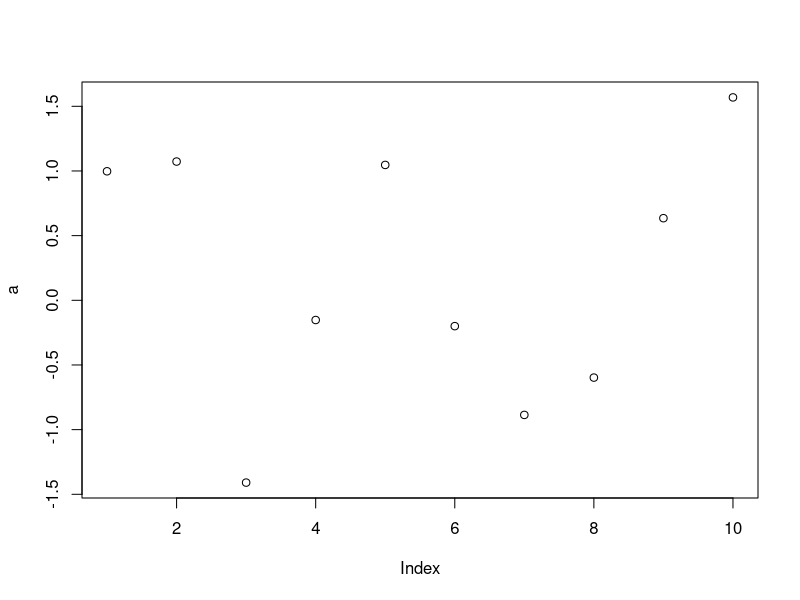
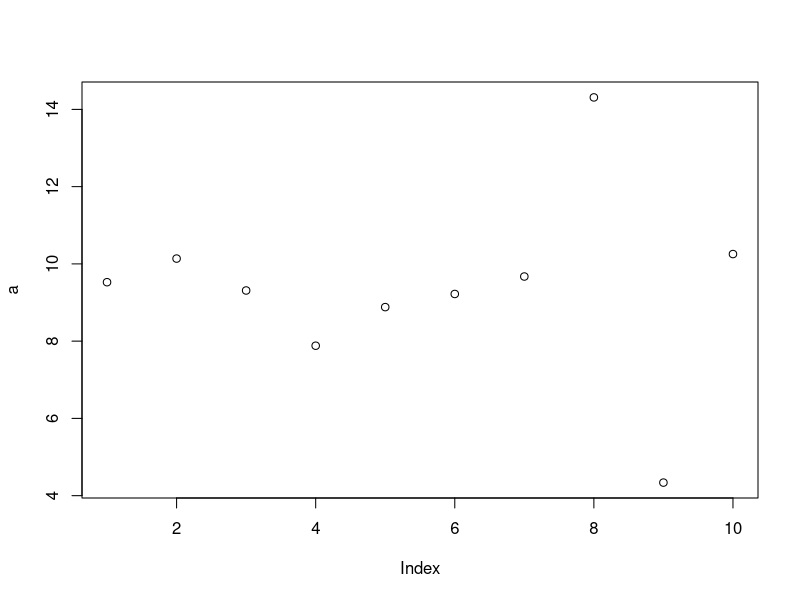

Write the R code that produced these figures, in order.
#Data Mining with R by Luis Torgo
#Prasant Sudhakaran####

#Chapter 1####

install.packages("RMySQL")
install.packages("DMwR")

installed.packages()
library()
#To check if there are newer versions of installed packages at CRAN
old.packages()
update.packages()
#To search the r-project site
#Format : RSiteSearch('Search term')
RSiteSearch('neural networks')

#R Objects

#Assigning values
x <- 945
x

#To list the current objects in memory
ls()
#Or alternatively:
objects()

#Vectors
#Vectors are used to store a set of elements of the same atomic data type
x <- 45.3 #Example of a single element vector
length(x) #To check the length of the vector

#Using the c() function to create vectors
v <- c(4,7, 23.5, 76.2, 90)
v
length(v)
mode(v) #Get or set the type or storage mode of an object.
#All elements of a vector must belong to the same mode, else R will coerce the type
#For example:
v <- c(4,7, 23.5, 76.2, 90, "rrt")
v
mode(v)

u <- c(4, 6, NA, 2) #All vectors may contain NA values
u

k <- c(T, F, NA, TRUE)
k

#Accessing a specific element of a vector
v[2] #Calling the second element of the vector v

#Changing the value of a particular vector
v[1] <- "hello"
v

#Creating an empty vector
x <- vector()
x
length(x)
#Add a value to a specific index, to alter the length of the vector
x[3] <- 45
x

#Assignment Operations are destructive (or can be destructive)
v <- c(45, 243, 78, 343, 445, 44, 56, 77)
v
v <- c(v[5], v[7])
v # v now consists of 2 elements

#Vectorisation
v <- c(4,7, 23.5, 76.2, 80)
x <- sqrt(v)
x
#Vector Arithmetic
v1 <- c(4, 6, 87)
v2 <- c(34, 32.4, 12)
v1 + v2

#If the vector isn't of sufficient length, R will use a recycling rule by repeating the
#shorter vector until it fills in the size of the larger vector
v1 <- c(4, 6, 8, 24)
v2 <- c(10, 2)
v1+v2

#If the lengths are not multiples, then a warning will be issued:
v1 <- c(4, 6, 8, 24)
v2 <- c(10, 2, 4)
v1+v2
#Single numbers are represented in R as vectors of length 1
v1 <- c(4,6,8,24)
2*v1 #The vector 2 is being multiplied with each element of v1

#Factors
#Easy and compact form of handling categorical (nominal) data

#Factors have levels that are the possible values they can take.
g <- c("f", "m", "m", "m", "f", "m", "f", "m", "f", "f")
g
#Transform vector g into a factor
g <- factor(g)
g

#Defining factor levels even when data consists of only one factor (at the moment)
other.g <- factor(c("m", "m", "m", "m", "m"))
other.g
other.g <- factor(c("m", "m", "m", "m", "m"), levels= c("f", "m"))
other.g #Now has two levels

#Counting the occurrence of each possible value, using the table function
table(g)
table(other.g)

#The table function can also be used for cross tabulation of several factors
a <- factor(c("adult", "adult", "juvenile", "juvenile", "adult", "adult", 
              "adult", "juvenile", "adult", "juvenile"))
table(a)
table(a,g)

#Calculate marginal and relative frequencies of contingency tables
t <- table(a,g)
margin.table(t,1) # 1 represents the first dimension of the table
margin.table(t,2) # 2 represents the second dimension of the table

#For relative frequencies
prop.table(t,1)
prop.table(t,2)*100 #Multiplied by 100 to get percentage figures instead of decimals

#Generating Sequences
#To create a vector containing integers between 1 and 100
c <- 1:100
c
#Decreasing sequences
5:0

#To generate sequences of real numbers, use the function seq()
seq(-4, 1, 0.5) #A sequene of real numbers between -4 and 1, with increments of 0.5
#More example of the use of seq()
seq(from=1, to=5, length=4)

#Repeating a sequence of characters
rep(5,10) #Repeats the number 5, ten times
rep("hi", 3) #Repeats the string 'hi' three times
rep(1:2, 3) #Repeats the sequence 1:2 three times
rep(1:2, each =3) #Repeats the numbers 1 and 2, each of the three times

#The gl() function:
#Used to generate sequences involving factors
#Syntax of the function is gl(k,n), where k is the number of levels of the factor, 
#n is the number of repetitions of each level.

gl(3,5)
gl(2,5, labels=c("female", "male"))

#Generating random numbers
#Ten randomly generated numbers from a normal distribution with zero mean
#and unit standard deviation
a <- rnorm(10)
plot (a)
#Randomly genarated numbers with a mean of 10 and SD of 3
a <- rnorm(10, mean = 10, sd = 3)
a
plot(a)
#Five numbers drawn randomly from a student t distribution with 10 degrees of freedom
rt(5, df = 10)

#Sub-setting
#Logical index vectors: Extract elements corresponding to true values
x <- c(0,-3, 4, -1, 45, 90, -5)
x>0 #Only the values greater than 0 will return TRUE
x[x>0] #Give me the values of x, for which the following logical expression is true
#More complex logical operators
x[x<=-2 | x>5]
x[x>40 & x<100]
#Extracting several elements from a vector
x[c(4,6)]
x[1:3]
y <- c(1,4)
x[y]
#Use a vector with negative indices to indicate which elements are to be excluded from selection
x[-1]
x[-(1:3)]

pH <- c(4.5, 7, 7.3, 8.2, 6.3)
names(pH) <- c("area 1", "area 2", "mud", "dam", "middle")
pH
#If you already know the names of the vectors:
ph <- c(area1=4.5, area2=7, mud=7.3, dam=8.2, middle=6.3)
ph
ph["mud"] #Indexing of the name
ph[c("area1", "mud", "middle")]

#Empty Index
#Represents absense of a restriction on the selection process
ph[] <- 0 #Assigns 0 as the value for all vectors in "ph"
ph[]

#Matrices and Arrays
#Matrices are a special case of arrays with two single dimensions
m <- c(45, 23, 66, 77, 33, 44, 56, 12, 78, 23)
m
dim(m) <- c(2,5) #Specifying the dimensions of the matrix - 2 rows, 5 columns
m
#Alternate way to create the same matrix
m <- matrix(c(45, 23, 66, 77, 33, 44, 56, 12, 78, 23),2,5)
m #Matrix, filled by column

m <- matrix(c(45, 23, 66, 77, 33, 44, 56, 12, 78, 23), 2,
            5, byrow=T)
m #Matrix, by row
